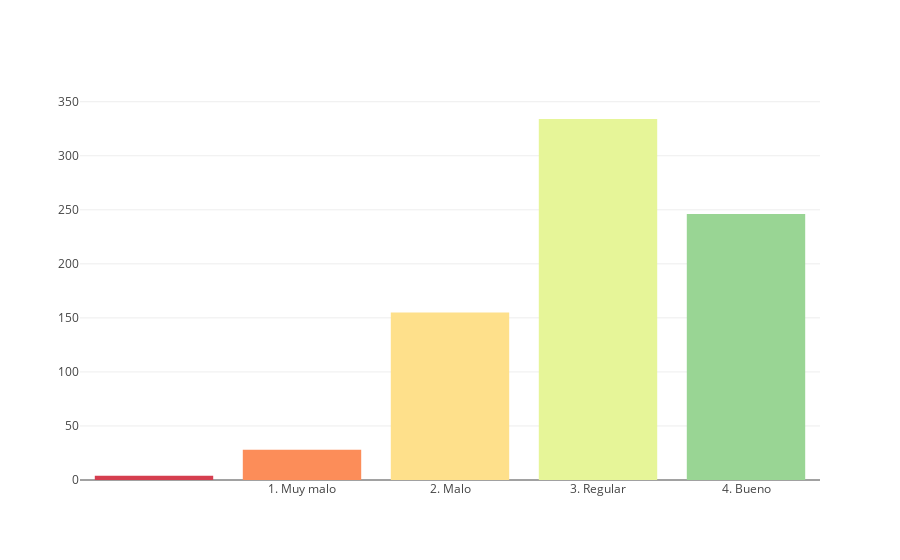
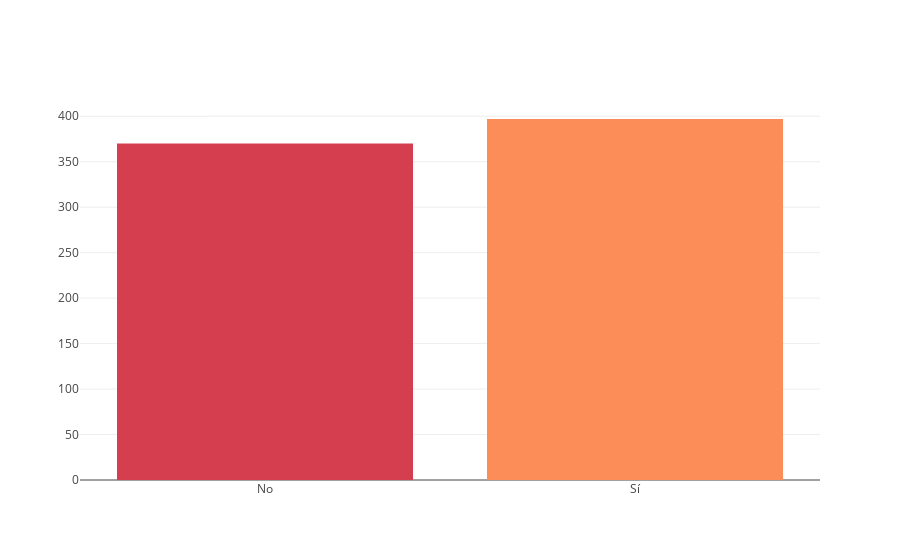
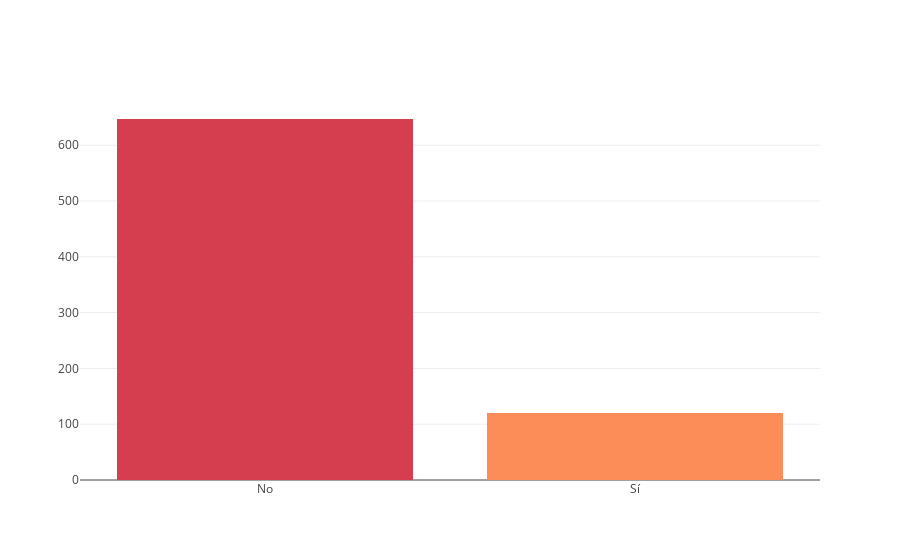
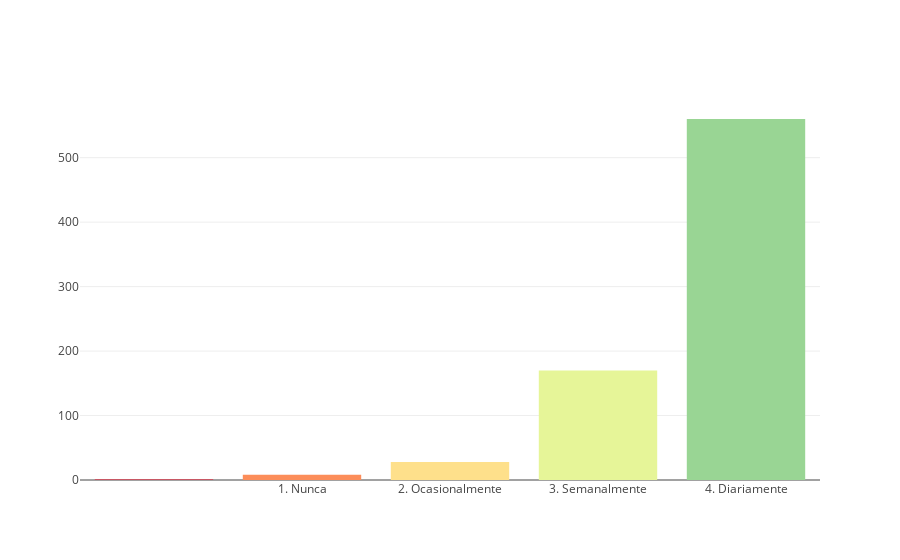

The code cell stored with these charts, in order, in its notebook:
### Code cell
visualize_reception_images_all_esp(dataframe_all_esp)

### Figure 1 — Plotly figure (JSON) as saved in the notebook; plotly's stock layout.template omitted (floating-point values rounded to 4 significant figures)
{"data": [{"marker": {"color": ["rgb(213,62,79)", "rgb(252,141,89)", "rgb(254,224,139)", "rgb(230,245,152)", "rgb(153,213,148)", "rgb(50,136,189)"]}, "type": "bar", "uid": "f7f6457b-057f-4617-8b48-4ceac8c320b6", "x": ["1. Muy malo", "2. Malo", "3. Regular", "4. Bueno", "5. Muy bueno"], "y": [4, 28, 155, 334, 246]}], "layout": {"bargap": 0.2, "xaxis": {"ticktext": ["1. Muy malo", "2. Malo", "3. Regular", "4. Bueno", "5. Muy bueno"], "tickvals": [1, 2, 3, 4, 5]}}}

### Figure 2 — Plotly figure (JSON) as saved in the notebook; plotly's stock layout.template omitted (floating-point values rounded to 4 significant figures)
{"data": [{"marker": {"color": ["rgb(213,62,79)", "rgb(252,141,89)", "rgb(254,224,139)", "rgb(230,245,152)", "rgb(153,213,148)", "rgb(50,136,189)"]}, "type": "bar", "uid": "53abc26b-ff8d-479d-9ce6-82157f024f98", "x": ["No", "Sí"], "y": [370, 397]}], "layout": {"bargap": 0.2, "xaxis": {"ticktext": ["No", "Sí"], "tickvals": [0, 1]}}}

### Figure 3 — Plotly figure (JSON) as saved in the notebook; plotly's stock layout.template omitted (floating-point values rounded to 4 significant figures)
{"data": [{"marker": {"color": ["rgb(213,62,79)", "rgb(252,141,89)", "rgb(254,224,139)", "rgb(230,245,152)", "rgb(153,213,148)", "rgb(50,136,189)"]}, "type": "bar", "uid": "05fe1754-b810-4439-99f4-650c4dcd31a8", "x": ["No", "Sí"], "y": [647, 120]}], "layout": {"bargap": 0.2, "xaxis": {"ticktext": ["No", "Sí"], "tickvals": [0, 1]}}}

### Figure 4 — Plotly figure (JSON) as saved in the notebook; plotly's stock layout.template omitted (floating-point values rounded to 4 significant figures)
{"data": [{"marker": {"color": ["rgb(213,62,79)", "rgb(252,141,89)", "rgb(254,224,139)", "rgb(230,245,152)", "rgb(153,213,148)", "rgb(50,136,189)"]}, "type": "bar", "uid": "8e469311-f571-41b9-aa6f-6699918b1179", "x": ["1. Nunca", "2. Ocasionalmente", "3. Semanalmente", "4. Diariamente", "5. Varias veces al día"], "y": [1, 8, 28, 170, 560]}], "layout": {"bargap": 0.2, "xaxis": {"ticktext": ["1. Nunca", "2. Ocasionalmente", "3. Semanalmente", "4. Diariamente", "5. Varias veces al día"], "tickvals": [1, 2, 3, 4, 5]}}}
